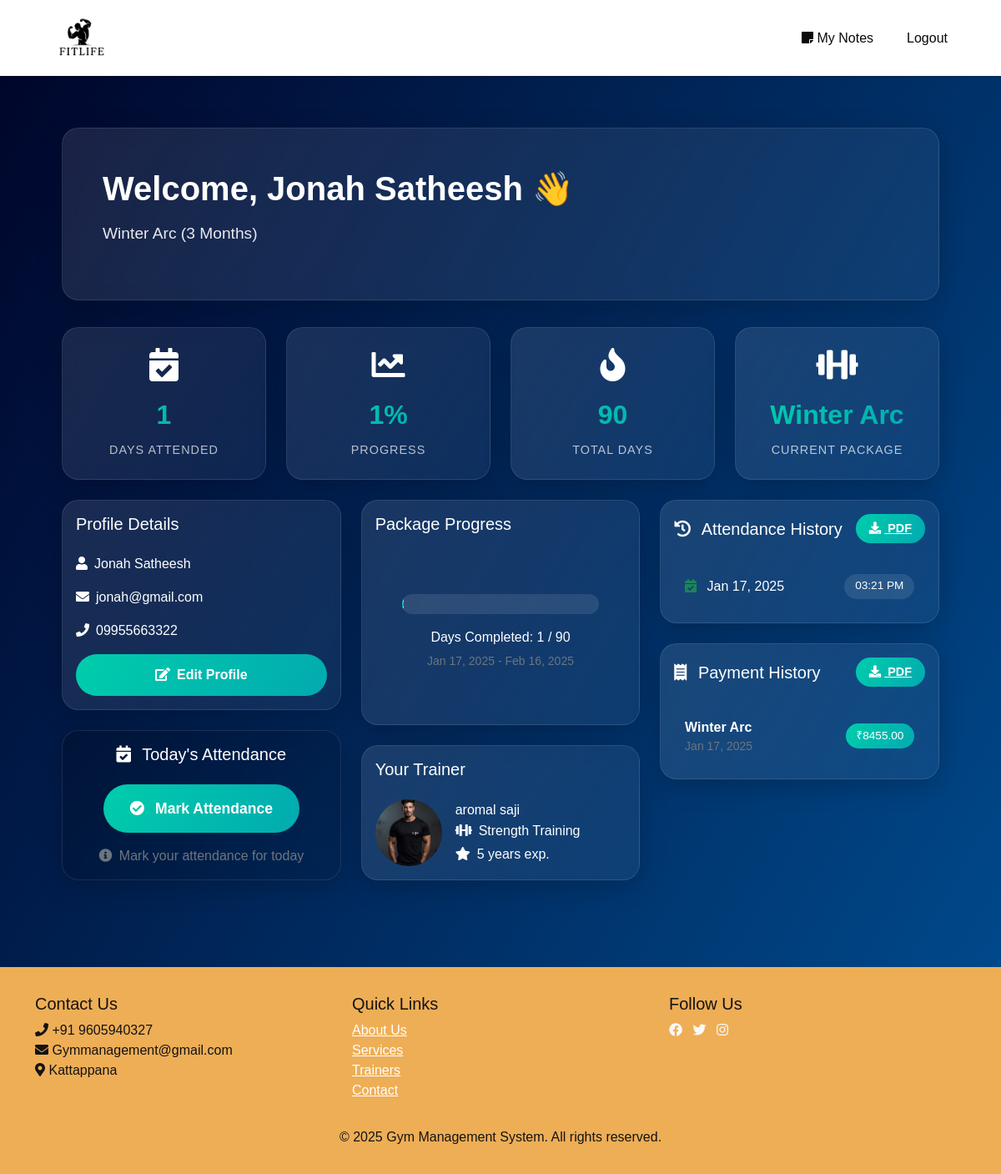
/activity-dashboard/ (signed in), run on the app's committed database.
### gym_app/models.py (models this page shows, shortened)
class CustomUser(AbstractUser):
    phone_regex = RegexValidator(
        regex=r'^\+?1?\d{9,15}$',
        message="Phone number must be entered in the format: '+999999999'. Up to 15 digits allowed."
    )
    phone_number = models.CharField(validators=[phone_regex], max_length=17, blank=False)
    is_trainer = models.BooleanField(default=False)
    email_verification_token = models.UUIDField(default=uuid.uuid4, editable=False, null=True, blank=True)
    email_verification_sent_at = models.DateTimeField(null=True, blank=True)
    email_verified = models.BooleanField(default=False)

class PackageEnrollment(models.Model):
    STATUS_CHOICES = (
        ('pending', 'Pending'),
        ('approved', 'Approved'),
        ('rejected', 'Rejected'),
    )
    user = models.ForeignKey(CustomUser, on_delete=models.CASCADE, related_name='enrollments')
    package = models.ForeignKey(Package, on_delete=models.CASCADE, related_name='enrollments')
    enrollment_date = models.DateTimeField(auto_now_add=True)
    status = models.CharField(max_length=20, choices=STATUS_CHOICES, default='pending')
    payment_status = models.BooleanField(default=False)
    payment_date = models.DateTimeField(null=True, blank=True)
    start_date = models.DateField(null=True, blank=True)
    end_date = models.DateField(null=True, blank=True)
    notes = models.TextField(blank=True)
    razorpay_order_id = models.CharField(max_length=100, null=True, blank=True)
    razorpay_payment_id = models.CharField(max_length=100, null=True, blank=True)
    razorpay_signature = models.CharField(max_length=200, null=True, blank=True)
    class Meta:
        ordering = ['-enrollment_date']
        unique_together = ['user', 'package', 'status']

class Package(models.Model):
    DURATION_CHOICES = [
        ('1', '1 Month'),
        ('3', '3 Months'),
        ('6', '6 Months'),
        ('12', '12 Months'),
    ]
    name = models.CharField(max_length=100)
    trainer = models.ForeignKey(TrainerProfile, on_delete=models.CASCADE)
    duration = models.CharField(max_length=2, choices=DURATION_CHOICES)
    price = models.DecimalField(max_digits=10, decimal_places=2)
    description = models.TextField()
    features = models.TextField(help_text='Enter features separated by newlines')
    is_active = models.BooleanField(default=True)
    created_at = models.DateTimeField(auto_now_add=True)

class TrainerProfile(models.Model):
    user = models.OneToOneField(CustomUser, on_delete=models.CASCADE)
    profile_picture = models.ImageField(upload_to='trainer_profiles/', null=True, blank=True)
    phone_number = models.CharField(max_length=15)
    specialization = models.ForeignKey(Specialization, on_delete=models.SET_NULL, null=True)
    experience = models.IntegerField(default=0)
    is_active = models.BooleanField(default=True)
    available_time_slots = models.CharField(max_length=200, blank=True)

class Specialization(models.Model):
    name = models.CharField(max_length=100)
    description = models.TextField(blank=True, null=True)
    is_active = models.BooleanField(default=True)
    class Meta:
        ordering = ['name']

class Attendance(models.Model):
    enrollment = models.ForeignKey(PackageEnrollment, on_delete=models.CASCADE)
    date = models.DateField(auto_now_add=True)
    time = models.TimeField(auto_now_add=True)
    class Meta:
        unique_together = ['enrollment', 'date']

### gym_app/views.py (the view)
# urls.py: path('activity-dashboard/', views.user_activity_dashboard, name='user_activity_dashboard'),
@login_required
def user_activity_dashboard(request):
    try:
        enrollment = PackageEnrollment.objects.filter(
            user=request.user,
            status='approved',
            payment_status=True
        ).select_related('package', 'package__trainer').order_by('-enrollment_date').first()
        if not enrollment:
            messages.warning(request, 'No active enrollment found.')
            return redirect('user_dashboard')
        trainer_profile = enrollment.package.trainer
        if not trainer_profile:
            messages.error(request, 'No trainer assigned to your package.')
            return redirect('user_dashboard')
        duration_mapping = {
            '1': 30,  # 1 month = 30 days
            '3': 90,  # 3 months = 90 days
            '6': 180, # 6 months = 180 days
            '12': 365 # 12 months = 365 days
        }
        total_days = duration_mapping.get(enrollment.package.duration, 30)
        attendance_history = Attendance.objects.filter(
            enrollment=enrollment
        ).order_by('-date')
        today = timezone.now().date()
        today_attendance = attendance_history.filter(date=today).first()
        days_attended = attendance_history.count()
        progress_percentage = min(round((days_attended / total_days) * 100), 100)
        payment_history = PackageEnrollment.objects.filter(
            user=request.user,
            payment_status=True
        ).select_related('package').order_by('-payment_date')
        context = {
            'active_enrollment': enrollment,
            'trainer_profile': trainer_profile,
            'attendance_history': attendance_history,
            'today_attendance': today_attendance,
            'days_attended': days_attended,
            'total_days': total_days,
            'progress_percentage': progress_percentage,
            'payment_history': payment_history,
        }
        return render(request, 'gym_app/user_activity_dashboard.html', context)
    except Exception as e:
        print(f"Error in user_activity_dashboard: {str(e)}")  # For debugging
        messages.error(request, 'An error occurred while loading your dashboard.')
        return redirect('user_dashboard')

### gym_app/templates/gym_app/user_activity_dashboard.html (shortened to what this page needs)
{% extends 'gym_app/base.html' %}
{% load static %}
{% block content %}
<div class="dashboard-container">
    <div class="toast-container position-fixed top-0 end-0 p-3">
    </div>
    <div class="glass-card welcome-section">
        <div class="welcome-text">
            <h1>Welcome, {{ user.get_full_name }} 👋</h1>
            <p>{{ active_enrollment.package.name }} ({{ active_enrollment.package.get_duration_display }})</p>
        </div>
    </div>
    <div class="row mb-4">
        <div class="col-md-3">
            <div class="glass-card stats-card">
                <i class="fas fa-calendar-check stats-icon"></i>
                <div class="stats-number">{{ days_attended }}</div>
                <div class="stats-label">Days Attended</div>
            </div>
        </div>
        <div class="col-md-3">
            <div class="glass-card stats-card">
                <i class="fas fa-chart-line stats-icon"></i>
                <div class="stats-number">{{ progress_percentage }}%</div>
                <div class="stats-label">Progress</div>
            </div>
        </div>
        <div class="col-md-3">
            <div class="glass-card stats-card">
                <i class="fas fa-fire stats-icon"></i>
                <div class="stats-number">{{ total_days }}</div>
                <div class="stats-label">Total Days</div>
            </div>
        </div>
        <div class="col-md-3">
            <div class="glass-card stats-card">
                <i class="fas fa-dumbbell stats-icon"></i>
                <div class="stats-number">{{ active_enrollment.package.name }}</div>
                <div class="stats-label">Current Package</div>
            </div>
        </div>
    </div>
    <div class="row">
        <div class="col-md-4">
            <div class="glass-card mb-4">
                <div class="card-body">
                    <h5 class="mb-4">Profile Details</h5>
                    <div class="profile-info">
                        <p><i class="fas fa-user me-2"></i>{{ user.get_full_name }}</p>
                        <p><i class="fas fa-envelope me-2"></i>{{ user.email }}</p>
                        <p><i class="fas fa-phone me-2"></i>{{ user.phone_number }}</p>
                        <button class="btn-modern w-100" data-bs-toggle="modal" data-bs-target="#profileModal">
                            <i class="fas fa-edit me-2"></i>Edit Profile
                        </button>
                    </div>
                </div>
            </div>
            <div class="glass-card attendance-card">
                <div class="card-body text-center">
                    <h5 class="mb-4">
                        <i class="fas fa-calendar-check me-2"></i>
                        Today's Attendance
                    </h5>
                    {% if today_attendance %}
                        <div class="attendance-marked">
                            <div class="success-animation">
                                <i class="fas fa-check-circle"></i>
                            </div>
                            <h4 class="mt-3 mb-2">Attendance Marked!</h4>
                            <p class="text-muted mb-0">
                                <i class="fas fa-clock me-1"></i>
                                {{ today_attendance.time|time:"h:i A" }}
                            </p>
                        </div>
                    {% else %}
                        <div class="attendance-pending">
                            <form method="post" action="{% url 'mark_attendance' %}" class="mt-3">
                                <button type="submit" class="btn-modern attendance-btn">
                                    <span class="btn-content">
                                        <i class="fas fa-check-circle me-2"></i>
                                        Mark Attendance
                                    </span>
                                </button>
                            </form>
                            <p class="text-muted mt-3 mb-0">
                                <i class="fas fa-info-circle me-1"></i>
                                Mark your attendance for today
                            </p>
                        </div>
                    {% endif %}
                </div>
            </div>
        </div>
        <div class="col-md-4">
            <div class="glass-card mb-4">
                <div class="card-body">
                    <h5 class="mb-4">Package Progress</h5>
                    <div class="progress-container">
                        <div class="progress">
                            <div class="progress-bar" role="progressbar"
                                 style="width: {{ progress_percentage }}%"
                                 aria-valuenow="{{ progress_percentage }}"
                                 aria-valuemin="0"
                                 aria-valuemax="100">
                            </div>
                        </div>
                        <div class="mt-3 text-center">
                            <p class="mb-1">Days Completed: {{ days_attended }} / {{ total_days }}</p>
                            <small class="text-muted">
                                {{ active_enrollment.start_date|date:"M d, Y" }} -
                                {{ active_enrollment.end_date|date:"M d, Y" }}
                            </small>
                        </div>
                    </div>
                </div>
            </div>
            <div class="glass-card">
                <div class="card-body">
                    <h5 class="mb-4">Your Trainer</h5>
                    <div class="d-flex align-items-center">
                        {% if trainer_profile.profile_picture %}
                            <img src="{{ trainer_profile.profile_picture.url }}" alt="Trainer"
                                 class="rounded-circle me-3" style="width: 80px; height: 80px; object-fit: cover;">
                        {% else %}
                            <img src="{% static 'img/default-profile.png' %}" alt="Default Profile"
                                 class="rounded-circle me-3" style="width: 80px; height: 80px; object-fit: cover;">
                        {% endif %}
                        <div>
                            <h6 class="mb-1">{{ trainer_profile.user.get_full_name }}</h6>
                            <p class="mb-1"><i class="fas fa-dumbbell me-2"></i>{{ trainer_profile.specialization.name }}</p>
                            <p class="mb-0"><i class="fas fa-star me-2"></i>{{ trainer_profile.experience }} years exp.</p>
                        </div>
                    </div>
                </div>
            </div>
        </div>
        <div class="col-md-4">
            <div class="glass-card mb-4">
                <div class="card-body">
                    <div class="d-flex justify-content-between align-items-center mb-4">
                        <h5 class="mb-0">
                            <i class="fas fa-history me-2"></i>
                            Attendance History
                        </h5>
                        <a href="{% url 'download_attendance_pdf' %}" class="btn-modern btn-sm">
                            <i class="fas fa-download me-1"></i> PDF
                        </a>
                    </div>
                    <div class="history-list">
                        {% for attendance in attendance_history|slice:":5" %}
                        <div class="history-item">
                            <div class="d-flex justify-content-between align-items-center">
                                <div>
                                    <i class="fas fa-calendar-check text-success me-2"></i>
                                    {{ attendance.date|date:"M d, Y" }}
                                </div>
                                <span class="time-badge">
                                    {{ attendance.time|time:"h:i A" }}
                                </span>
                            </div>
                        </div>
                        {% empty %}
                        <div class="text-center text-muted">
                            <i class="fas fa-calendar-times fa-2x mb-2"></i>
                            <p>No attendance records yet</p>
                        </div>
                        {% endfor %}
                    </div>
                </div>
            </div>
            <div class="glass-card">
                <div class="card-body">
                    <div class="d-flex justify-content-between align-items-center mb-4">
                        <h5 class="mb-0">
                            <i class="fas fa-receipt me-2"></i>
                            Payment History
                        </h5>
                        <a href="{% url 'download_payment_pdf' %}" class="btn-modern btn-sm">
                            <i class="fas fa-download me-1"></i> PDF
                        </a>
                    </div>
                    <div class="history-list">
                        {% for payment in payment_history|slice:":5" %}
                        <div class="history-item">
                            <div class="d-flex justify-content-between align-items-center">
                                <div>
                                    <strong>{{ payment.package.name }}</strong>
                                    <div class="text-muted small">
                                        {{ payment.payment_date|date:"M d, Y" }}
                                    </div>
                                </div>
                                <span class="amount-badge">
                                    ₹{{ payment.package.price }}
                                </span>
                            </div>
                        </div>
                        {% empty %}
                        <div class="text-center text-muted">
                            <i class="fas fa-receipt fa-2x mb-2"></i>
                            <p>No payment records yet</p>
                        </div>
                        {% endfor %}
                    </div>
                </div>
            </div>
        </div>
    </div>
</div>
{% endblock %}

### data on the page
CustomUser: get_full_name "Jonah Satheesh", email "jonah@gmail.com", phone_number "09955663322"
PackageEnrollment: package.name "Winter Arc", package.duration "3 Months", start_date "Jan 17, 2025", end_date "Feb 16, 2025", payment_date "Jan 17, 2025", package.price "8455.00"
TrainerProfile: profile_picture (picture), user.get_full_name "aromal saji", specialization.name "Strength Training", experience "5"
Attendance: date "Jan 17, 2025", time "03:21 PM"

### other printed values
{{ days_attended }} "1"
{{ progress_percentage }} "1"
{{ total_days }} "90"
